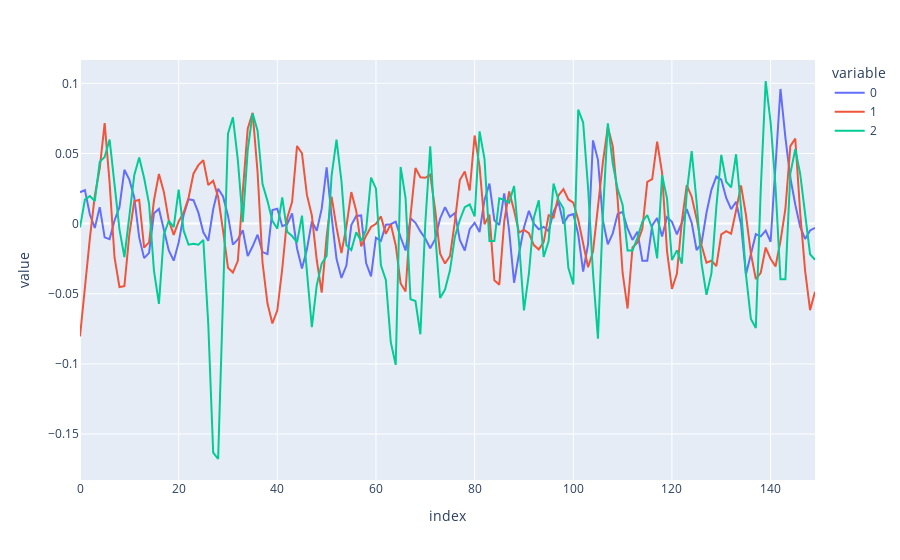

Notebook cell for this chart:
### Code cell
aux = X_batch.cpu().detach().numpy()
px.line(aux[4,:,:].transpose())

### Figure 1 — Plotly figure (JSON) as saved in the notebook; plotly's stock layout.template omitted (floating-point values rounded to 4 significant figures; data arrays with more than 128 entries replaced by an {"elided": "..."} marker saying what was removed)
{"data": [{"hovertemplate": "variable=0<br>index=%{x}<br>value=%{y}<extra></extra>", "legendgroup": "0", "line": {"color": "#636efa", "dash": "solid"}, "marker": {"symbol": "circle"}, "mode": "lines", "name": "0", "orientation": "v", "showlegend": true, "type": "scatter", "x": {"elided": "150 int values"}, "xaxis": "x", "y": {"elided": "150 float values"}, "yaxis": "y"}, {"hovertemplate": "variable=1<br>index=%{x}<br>value=%{y}<extra></extra>", "legendgroup": "1", "line": {"color": "#EF553B", "dash": "solid"}, "marker": {"symbol": "circle"}, "mode": "lines", "name": "1", "orientation": "v", "showlegend": true, "type": "scatter", "x": {"elided": "150 int values"}, "xaxis": "x", "y": {"elided": "150 float values"}, "yaxis": "y"}, {"hovertemplate": "variable=2<br>index=%{x}<br>value=%{y}<extra></extra>", "legendgroup": "2", "line": {"color": "#00cc96", "dash": "solid"}, "marker": {"symbol": "circle"}, "mode": "lines", "name": "2", "orientation": "v", "showlegend": true, "type": "scatter", "x": {"elided": "150 int values"}, "xaxis": "x", "y": {"elided": "150 float values"}, "yaxis": "y"}], "layout": {"legend": {"title": {"text": "variable"}, "tracegroupgap": 0}, "margin": {"t": 60}, "xaxis": {"anchor": "y", "domain": [0, 1], "title": {"text": "index"}}, "yaxis": {"anchor": "x", "domain": [0, 1], "title": {"text": "value"}}}}
